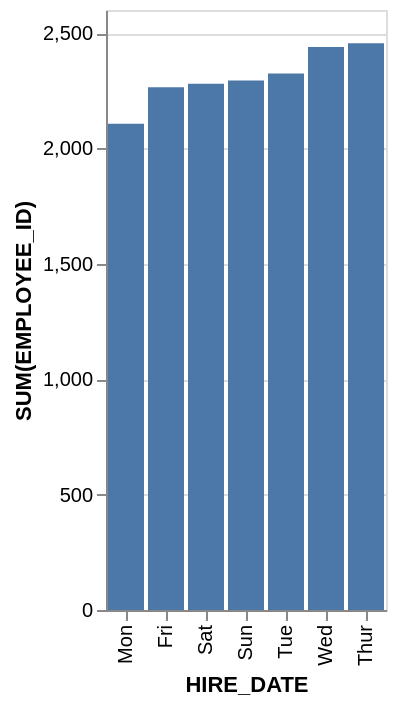

Express this chart as Vega-Lite.
### Vega-Lite specification from a JSON file in a GitHub repository (floating-point values rounded to 4 significant figures)
{"data": {"values": [{"x_data": "Mon", "y_data": 2107}, {"x_data": "Fri", "y_data": 2265}, {"x_data": "Sat", "y_data": 2280}, {"x_data": "Sun", "y_data": 2295}, {"x_data": "Tue", "y_data": 2325}, {"x_data": "Wed", "y_data": 2440}, {"x_data": "Thur", "y_data": 2456}]}, "mark": "bar", "encoding": {"x": {"field": "x_data", "type": "nominal", "title": "HIRE_DATE", "sort": {"op": "sum", "field": "y_data", "order": "ascending"}}, "y": {"field": "y_data", "type": "quantitative", "title": "SUM(EMPLOYEE_ID)"}}}
